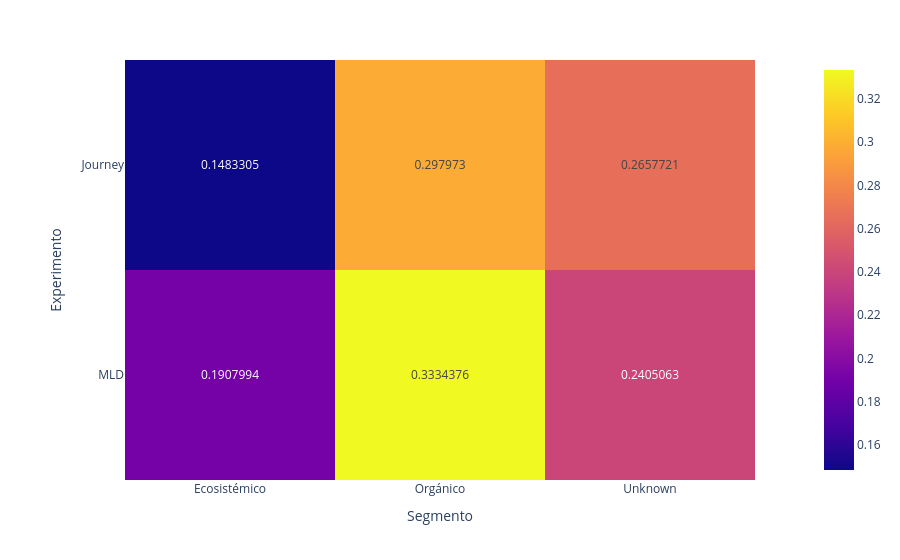

Write notebook code for a chart like this one.
### Code cell
data_graph = data.groupby(["Experimento", "Segmento"])["Activo"].mean().reset_index()
data_graph = data_graph.pivot(index="Experimento", columns="Segmento", values="Activo")
fig = px.imshow(data_graph, text_auto=True)
fig.show()

### Figure 1 — Plotly figure (JSON) as saved in the notebook; plotly's stock layout.template omitted (floating-point values rounded to 4 significant figures)
{"data": [{"coloraxis": "coloraxis", "hovertemplate": "Segmento: %{x}<br>Experimento: %{y}<br>color: %{z}<extra></extra>", "name": "0", "texttemplate": "%{z}", "type": "heatmap", "x": ["Ecosistémico", "Orgánico", "Unknown"], "xaxis": "x", "y": ["Journey", "MLD"], "yaxis": "y", "z": [[0.1483, 0.298, 0.2658], [0.1908, 0.3334, 0.2405]]}], "layout": {"coloraxis": {"colorscale": [[0, "#0d0887"], [0.1111, "#46039f"], [0.2222, "#7201a8"], [0.3333, "#9c179e"], [0.4444, "#bd3786"], [0.5556, "#d8576b"], [0.6667, "#ed7953"], [0.7778, "#fb9f3a"], [0.8889, "#fdca26"], [1, "#f0f921"]]}, "margin": {"t": 60}, "xaxis": {"anchor": "y", "constrain": "domain", "domain": [0, 1], "scaleanchor": "y", "title": {"text": "Segmento"}}, "yaxis": {"anchor": "x", "autorange": "reversed", "constrain": "domain", "domain": [0, 1], "title": {"text": "Experimento"}}}}
